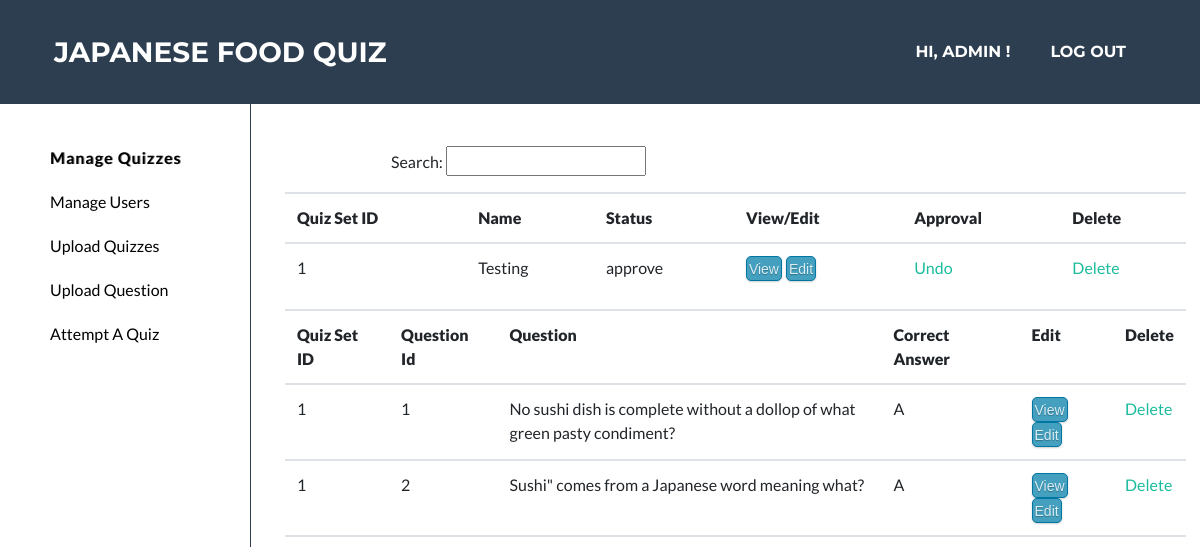
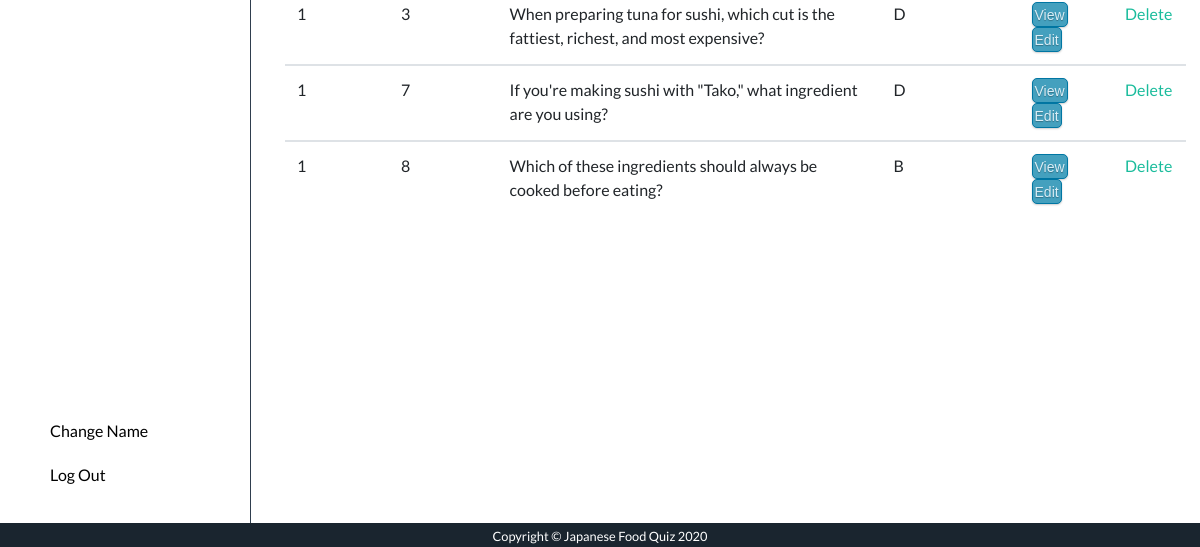
The page /manage_quiz (signed in) on the database as committed earlier (2 pictures, top to bottom).
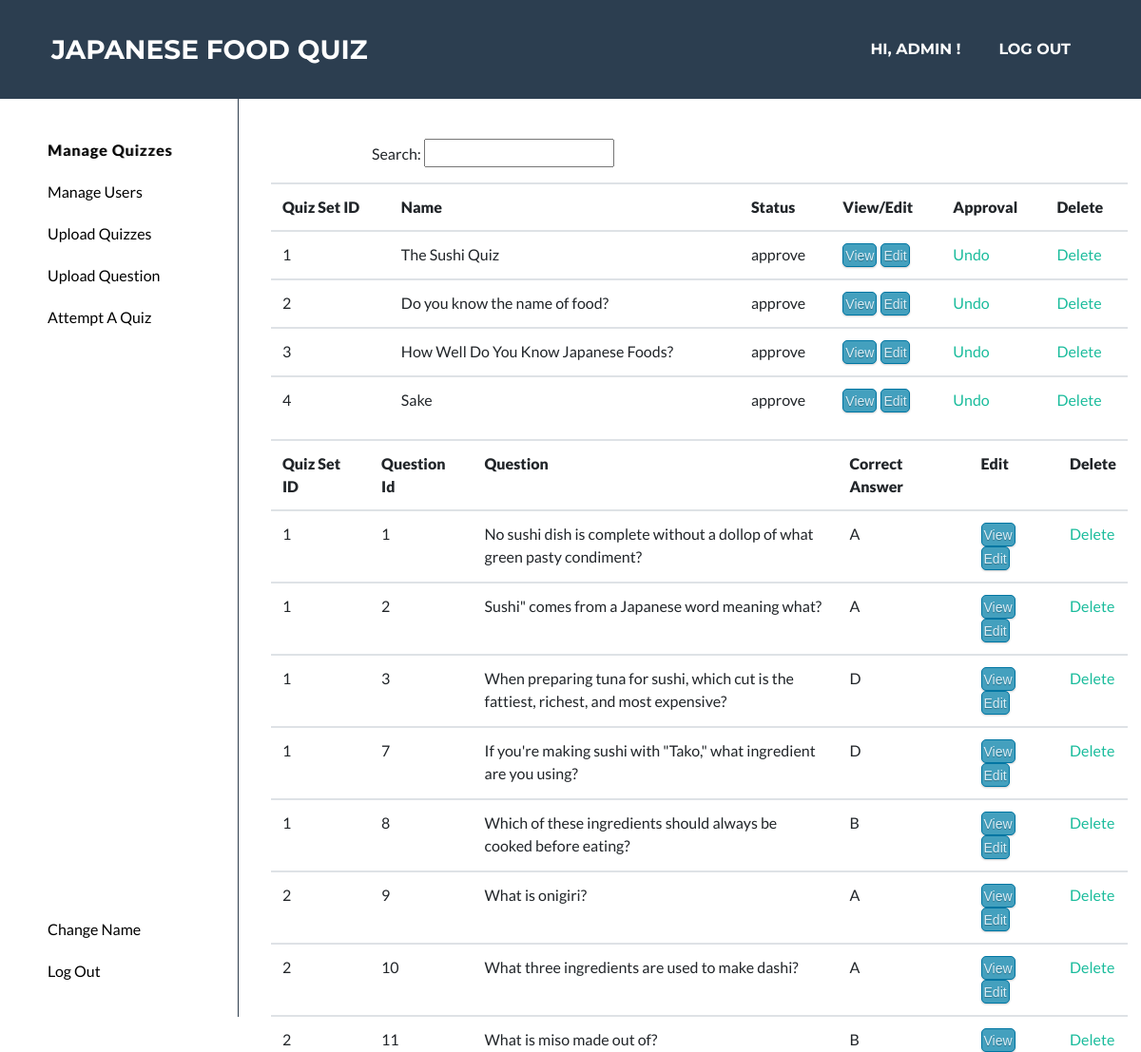
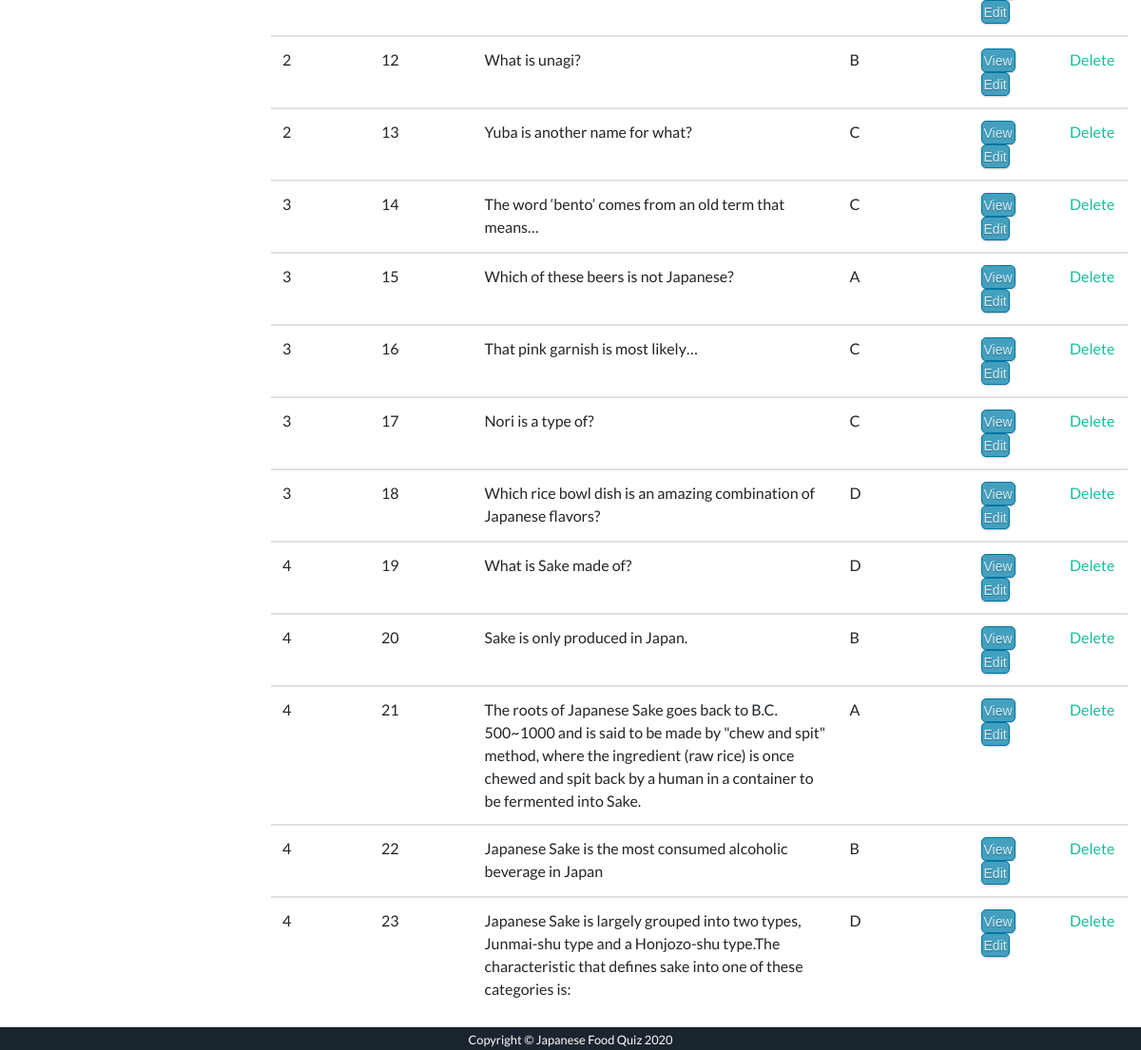
The same page on the database as committed later (2 pictures, top to bottom).
### app/models.py (models this page shows, shortened)
class QuizSet(db.Model):
    __table_args__ = {'extend_existing': True}
    quizSetID = db.Column(db.Integer, primary_key=True)
    name = db.Column(db.String(100))
    description = db.Column(db.String(100))
    picture = db.Column(db.String(100))
    userID = db.Column(db.String)
    status = db.Column(db.String(100))

class Question(db.Model):
    __table_args__ = {'extend_existing': True}
    questionID = db.Column(db.Integer, primary_key=True)
    quizSetID = db.Column(db.Integer)
    question = db.Column(db.String(1000))
    choiceA = db.Column(db.String(100))
    choiceB = db.Column(db.String(100))
    choiceC = db.Column(db.String(100))
    choiceD = db.Column(db.String(100))
    correctAnswer = db.Column(db.String(2))

### app/routes.py (the view)
@app.route('/manage_quiz')
@login_required
def manage_quiz():
	user = current_user
	if user.id != '1111111':
		return redirect('/admin')
	quizSetIds = []
	quizSets = QuizSet.query.all()
	for quizSet in quizSets:
		quizSetIds.append(quizSet.quizSetID)
	questions = Question.query.all()
	show_questions = []
	for question in questions:
		if question.quizSetID in quizSetIds:
			show_questions.append(question)
	return render_template('manage_quiz.html', quizSets=quizSets, questions=show_questions, username=current_user.name)

### app/models.py (called while the page is built)
@login.user_loader
def load_user(id):
    user = User.query.filter_by(id=(int(id))).first()
    return user

### app/templates/manage_quiz.html (shortened to what this page needs)
<!DOCTYPE html>
<html lang="en">
  <head>
    <link href="/static/style.css" rel="stylesheet" />
    <link rel="stylesheet" type="text/css" href="static/default.css" />
    <link rel="stylesheet" type="text/css" href="static/admin_page.css" />
    {% extends 'base.html' %} {% block content %}
    <div class="main">
      <div class="navbar2">
        <ul class="nav_ul2">
          <li class="nav_list2">
            <a href="/manage_quiz"><button class="highlight_m_quiz">Manage Quizzes</button> </a>
          </li>
          <li class="nav_list2">
            <a href="/manage_user"><button>Manage Users</button> </a>
          </li>
          <li class="nav_list2">
            <a href="/upload_question_set"><button>Upload Quizzes</button> </a>
          </li>
          <li class="nav_list2">
            <a href="/upload_quiz"><button>Upload Question</button></a>
          </li>
          <li class="nav_list2">
            <a href="/qs"><button>Attempt A Quiz </button></a>
          </li>
          <li class="nav_list2_bottom">
            <a href="/user_change_name"><button>Change Name</button></a>
        </li>
          <li class="nav_list2"><a href="/logout"><button>Log Out</button></a></li>
        </ul>
      </div>
      <div class="main_part">
        <p class="search">Search: <input type="text" /></p>
      <div class="flex_list container">
       <table class='table'>
              <tr>
                  <th><strong>Quiz Set ID</strong></th>
                  <th><strong>Name</strong></th>
                  <th><strong>Status</strong></th>
                  <th><strong>View/Edit</strong></th>
                  <th><strong>Approval</strong></th>
                  <th><strong>Delete</strong></th>
              </tr>
               {% for quizSet in quizSets %}
                  <tr>
                          <td>{{ quizSet.quizSetID }}</td>
                          <td>{{ quizSet.name }}</td>
                          <td>{{ quizSet.status }}</td>
                          <td><a class="button2 mr-1" href="/view_question_set?id={{ quizSet.quizSetID }}">View</a><a class="button2" href="/edit_question_set?id={{ quizSet.quizSetID }}">Edit</a></td>
                          {%  if quizSet.status== "approve" %}
                          <td style="text-align: left;" ><a href="/approve_quiz_set?id={{ quizSet.quizSetID }}">Undo</a></td>
                          {% else %}
                          <td style="text-align: left;" ><a href="/approve_quiz_set?id={{ quizSet.quizSetID }}">Approve</a></td>
                          {% endif %}
                          <td style="text-align: left;" ><a href="/delete_quiz_set?id={{ quizSet.quizSetID }}">Delete</a></td>
                  </tr>
               {% endfor %}
       </table>
      </div>
      <div class="flex_list container">
       <table class='table'>
              <tr>
                  <th><strong>Quiz Set ID</strong></th>
                  <th><strong>Question Id</strong></th>
                  <th><strong>Question</strong></th>
                  <th><strong>Correct Answer</strong></th>
                  <th><strong>Edit</strong></th>
                  <th><strong>Delete</strong></th>
              </tr>
               {% for question in questions %}
                  <tr>
                          <td>{{ question.quizSetID }}</td>
                          <td>{{ question.questionID }}</td>
                          <td style="width:24rem;">{{ question.question }}</td>
                          <td>{{ question.correctAnswer}} </td>
                          <td><a class="button2 mr-1" href="/view_quiz?id={{ question.questionID }}&qsID={{ question.quizSetID }}">View</a><a class="button2" href="/edit_quiz?id={{ question.questionID }}&qsID={{ question.quizSetID }}">Edit</a>
                          <td style="text-align: left;" ><a href="/delete_quiz?id={{ question.questionID }}">Delete</a></td>
                          </td>
                  </tr>
               {% endfor %}
       </table>
      </div>
      </div>
    </div>
    {% endblock %}

Rows that differ between the two databases and show on the page:
changed QuizSet id 1: name "Testing" → "The Sushi Quiz"
added QuizSet: quizSetID "2", name "Do you know the name of food?", status "approve"
added QuizSet: quizSetID "3", name "How Well Do You Know Japanese Foods?", status "approve"
added QuizSet: quizSetID "4", name "Sake", status "approve"
added Question: quizSetID "2", questionID "9", question "What is onigiri?", correctAnswer "A"
added Question: quizSetID "2", questionID "10", question "What three ingredients are used to make dashi?", correctAnswer "A"
added Question: quizSetID "2", questionID "11", question "What is miso made out of?", correctAnswer "B"
added Question: quizSetID "2", questionID "12", question "What is unagi?", correctAnswer "B"
added Question: quizSetID "2", questionID "13", question "Yuba is another name for what?", correctAnswer "C"
added Question: quizSetID "3", questionID "14", question "The word ‘bento’ comes from an old term that means…", correctAnswer "C"
added Question: quizSetID "3", questionID "15", question "Which of these beers is not Japanese?", correctAnswer "A"
added Question: quizSetID "3", questionID "16", question "That pink garnish is most likely…", correctAnswer "C"
added Question: quizSetID "3", questionID "17", question "Nori is a type of?", correctAnswer "C"
added Question: quizSetID "3", questionID "18", question "Which rice bowl dish is an amazing combination of Japanese flavors?", correctAnswer "D"
added Question: quizSetID "4", questionID "19", question "What is Sake made of?", correctAnswer "D"
added Question: quizSetID "4", questionID "20", question "Sake is only produced in Japan.", correctAnswer "B"
added Question: quizSetID "4", questionID "21", question "The roots of Japanese Sake goes back to B.C. 500~1000 and is said to be made by \"chew and spit\" method, where the ingredient (raw rice) is once chewed and spit back by a human in a container to be fermented into Sake.", correctAnswer "A"
added Question: quizSetID "4", questionID "22", question "Japanese Sake is the most consumed alcoholic beverage in Japan", correctAnswer "B"
added Question: quizSetID "4", questionID "23", question "Japanese Sake is largely grouped into two types, Junmai-shu type and a Honjozo-shu type.The characteristic that defines sake into one of these categories is:", correctAnswer "D"
